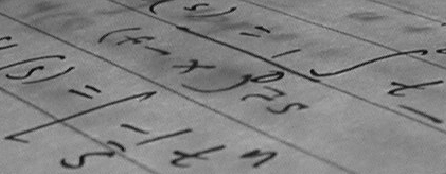
#> input picture labs/assignment_1/hand_writting.png, 446 x 174 px
$ python HM1_HarrisCorner.py
#> lines starting #> are read from the running program, lines starting #| are printed output that depends on the picture; after the words box and inside, x2 and y2 are one past the last pixel; in counts of white or black regions, pixels touching at a corner belong together
### labs/assignment_1/utils.py
import cv2
import matplotlib.pyplot as plt
from mpl_toolkits.mplot3d import Axes3D
import numpy as np

def read_img(path):
#> called with path = 'hand_writting.png'
    return cv2.imread(path, cv2.IMREAD_GRAYSCALE)
#> returned value is the input picture: shape (174, 446); min 10, max 197, mean 129.3

def write_img(path, img):
    cv2.imwrite(path, img)

def draw_corner(img_path, save_path, coner_list):
    vis_img = cv2.imread(img_path)
    for point in coner_list:
        cv2.circle(vis_img, (int(point[1]), int(point[0])), 2, (0,0,255), -1)

    write_img(save_path, vis_img)


def plane_func(pf, p_xy):
    return (pf[0]*p_xy[:,0] + pf[1]*p_xy[:,1] + pf[3])/-pf[2]

# [12 lines left out: function draw_save_plane_with_points, not called in this run]

def normalize(pf):
    return pf / np.linalg.norm(pf) * np.sign(pf[0])


### labs/assignment_1/HM1_Convolve.py
import numpy as np
from utils import read_img, write_img


def padding(img, padding_size, type):
    """
    The function you need to implement for Q1 a).
    Inputs:
        img: array(float)
        padding_size: int
        type: str, zeroPadding/replicatePadding
    Outputs:
        padding_img: array(float)
    """
#> called with padding_size = 1, type = 'replicatePadding'

    if type == "zeroPadding":
        padding_img = np.zeros(
            (img.shape[0] + 2 * padding_size, img.shape[1] + 2 * padding_size)
        )
        padding_img[
            padding_size : padding_size + img.shape[0],
            padding_size : padding_size + img.shape[1],
        ] = img
        return padding_img

    elif type == "replicatePadding":
        padding_img = np.zeros(
            (img.shape[0] + 2 * padding_size, img.shape[1] + 2 * padding_size)
        )
        padding_img[
            padding_size : padding_size + img.shape[0],
            padding_size : padding_size + img.shape[1],
        ] = img

        top, down = padding_size, padding_size + img.shape[0]
#> top = 1; down = 175
        left, right = padding_size, padding_size + img.shape[1]
#> left = 1; right = 447
        padding_img[0:top, left:right] = img[0, :]
        padding_img[down:, left:right] = img[-1, :]
        padding_img[:, 0:left] = padding_img[:, left].reshape(-1, 1)
        padding_img[:, right:] = padding_img[:, right - 1].reshape(-1, 1)
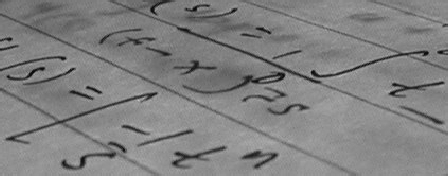
#> padding_img: shape (176, 448) float64; min 0.0392, max 0.773, mean 0.507

        # padding the corner
        padding_img[0:top, 0:left] = img[0, 0]
        padding_img[down:, 0:left] = img[-1, 0]
        padding_img[0:top, right:] = img[0, -1]
        padding_img[down:, right:] = img[-1, -1]

        return padding_img


# [44 lines left out: function convol_with_Toeplitz_matrix, not called in this run]


def convolve(img, kernel):
    """
    The function you need to implement for Q1 c).
    Inputs:
        img: array(float) M*N
        kernel: array(float) k*k
    Outputs:
        output: array(float)
    """
    # build the sliding-window convolution here
    M, N = img.shape
#> M = 176; N = 448
    k = kernel.shape[0]
    output_h, output_w = M - k + 1, N - k + 1
#> output_h = 174; output_w = 446

    i, j = np.meshgrid(np.arange(output_h), np.arange(output_w), indexing="ij")

    dx, dy = np.meshgrid(np.arange(k), np.arange(k), indexing="ij")

    # Expand the dimensions for broadcasting
    i_expanded, j_expanded = (
        i[..., np.newaxis, np.newaxis],
        j[..., np.newaxis, np.newaxis],
    )

    # Auto Broadcasting
    windows = img[i_expanded + dx, j_expanded + dy]

    output = (windows.reshape(-1, k * k)) @ kernel.flatten()

    return output.reshape(output_h, output_w)


# [7 lines left out: function Gaussian_filter, not called in this run]


def Sobel_filter_x(img):
    padding_img = padding(img, 1, "replicatePadding")
    sobel_kernel_x = np.array([[-1, 0, 1], [-2, 0, 2], [-1, 0, 1]])
    output = convolve(padding_img, sobel_kernel_x)
    return output


def Sobel_filter_y(img):
    padding_img = padding(img, 1, "replicatePadding")
    sobel_kernel_y = np.array([[-1, -2, -1], [0, 0, 0], [1, 2, 1]])
    output = convolve(padding_img, sobel_kernel_y)
    return output


# [30 lines that do not run on import are left out]

### labs/assignment_1/HM1_HarrisCorner.py
import numpy as np
from utils import read_img, draw_corner
from HM1_Convolve import convolve, Sobel_filter_x, Sobel_filter_y, padding


def corner_response_function(input_img, window_size, alpha, threshold):
    """
    The function you need to implement for Q3.
    Inputs:
        input_img: array(float)
        window_size: int
        alpha: float
        threshold: float
    Outputs:
        corner_list: array
    """

    # please solve the corner_response_function of each window,
    # and keep windows with theta > threshold.
    # you can use several functions from HM1_Convolve to get
    # I_xx, I_yy, I_xy as well as the convolution result.
    # for detials of corner_response_function, please refer to the slides.
    x_grad = Sobel_filter_x(input_img)
    y_grad = Sobel_filter_y(input_img)

    x_grad_square, y_grad_square, xy_grad = x_grad**2, y_grad**2, x_grad * y_grad
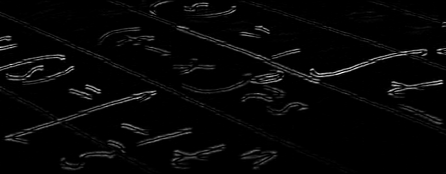
#> y_grad_square: shape (174, 446) float64; min 0, max 4.19, mean 0.112; drawn with min black and max white
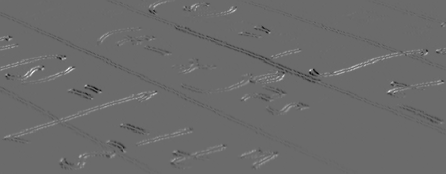
#> xy_grad: shape (174, 446) float64; min -1.75, max 2.41, mean 0.00179; drawn with min black and max white

    rec_kernel = np.ones((window_size, window_size))
    g_xx = convolve(x_grad_square, rec_kernel)
    g_yy = convolve(y_grad_square, rec_kernel)
    g_xy = convolve(xy_grad, rec_kernel)
#> in convolve (call 5), `return output.reshape(output_h, output_w)`:
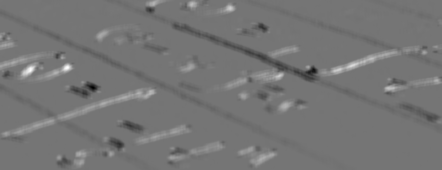
#> returned value: shape (170, 442) float64; min -17.46, max 20.52, mean 0; drawn with min black and max white

    theta = (
        g_xx * g_yy - g_xy**2 - alpha * (g_xx + g_yy) ** 2
    )  # corner response function
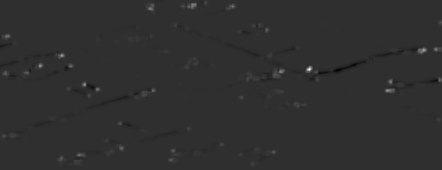
#> theta: shape (170, 442) float64; min -95.92, max 418.9, mean 0.6; drawn with min black and max white
    mask = theta > threshold
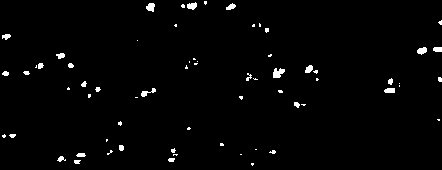
#> mask: shape (170, 442) bool; 1.7% white; 66 white regions (40 under 20 px), largest, box (x1, y1, x2, y2) and area: (273, 68, 285, 78) 83, (146, 3, 155, 12) 59, (187, 2, 197, 10) 56

    # Get row and col index of corners
    index = np.argwhere(mask)
#> index = 1276 pairs, first value 1 to 165, second value 2 to 441
    corner_list = np.concatenate((index, theta[mask].reshape(-1, 1)), axis=1)
#> corner_list = 1276 rows, first 8: [1, 204, 23.57], [1, 205, 35.81], [1, 206, 27.49], [2, 195, 23.96], [2, 204, 25.62], [2, 205, 41.61], [2, 206, 32.74], [3, 149, 24.61]
    return corner_list  # array, each row contains information about one corner, namely (index of row, index of col, theta)


if __name__ == "__main__":
    # Load the input images
    input_img = read_img("hand_writting.png") / 255.0

    # you can adjust the parameters to fit your own implementation
    window_size = 5
    alpha = 0.04
    threshold = 21

    corner_list = corner_response_function(input_img, window_size, alpha, threshold)

    # NMS
    corner_list_sorted = sorted(corner_list, key=lambda x: x[2], reverse=True)
#> corner_list_sorted = 1276 items, first 6: [69, 309, 418.9], [69, 308, 337.4], [68, 309, 333.3], [69, 310, 295.3], [70, 309, 286.6], [68, 310, 267.7]
    NML_selected = []
    NML_selected.append(corner_list_sorted[0][:-1])
    dis = 10
    for i in corner_list_sorted:
        for j in NML_selected:
            if abs(i[0] - j[0]) <= dis and abs(i[1] - j[1]) <= dis:
                break
        else:
            NML_selected.append(i[:-1])
#> this loop made 1276 passes
#> after the loop, NML_selected = 53 pairs, first value 2 to 163, second value 4 to 441

    # save results
    draw_corner("hand_writting.png", "result/HM1_HarrisCorner.png", NML_selected)
#> the loop in draw_corner, `for point in coner_list:` made 53 passes
#> point on passes 1 to 12: [69, 309], [50, 423], [55, 61], [90, 387], [65, 40], [84, 84], [71, 280], [4, 192], [49, 436], [8, 149], [6, 232], [89, 97]
#> after the loop in draw_corner, `for point in coner_list:`:
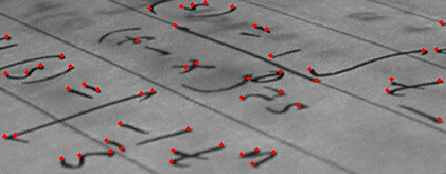
#> vis_img: shape (174, 446, 3); 0.89% of pixels changed, all inside (x1, y1, x2, y2) = (2, 0, 444, 166)
